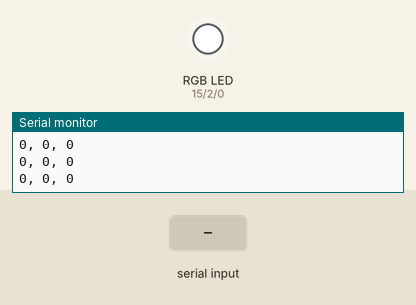
This sketch was run on a simulated ESP32. On the bench: an RGB LED mixed from three pins (HIGH = lit), the last lines printed to the serial monitor. The inputs (shaded band) are chosen by the test bench. Nothing arrives over Bluetooth unless stated.

Above: at 1.2 s.
1.3 s: "a" received over the second serial link
At 3.5 s:
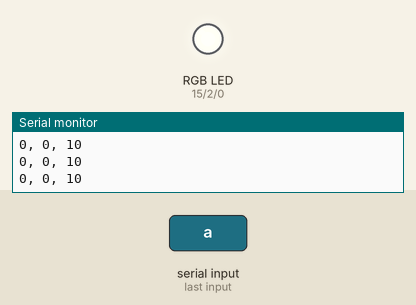
3.8 s: "90,45\n" received over the second serial link
At 5.7 s:
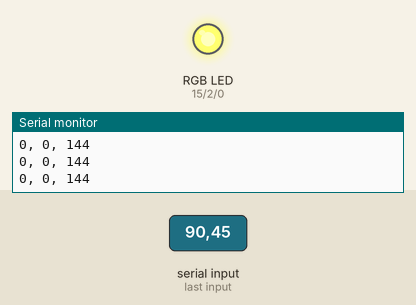
6.3 s: "200\n" received over the second serial link
At 7.9 s:
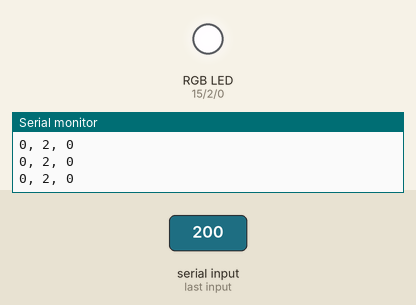
8.8 s: "90\n" received over the second serial link
At 10.1 s:
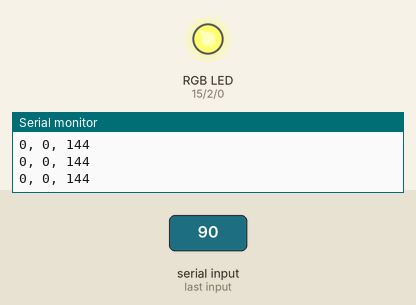
Timing chart, 0 to 11.8 s (numbered marks = the images above; inputs shaded):
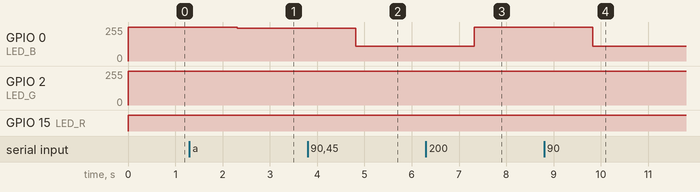

Measured:
- after the input at 1.3 s, GPIO 0 (LED_B): 255/255 → 245/255 after 1.0 s
- after the input at 3.8 s, GPIO 0 (LED_B): 245/255 → 111/255 after 1.0 s
- after the input at 6.3 s, GPIO 0 (LED_B): 111/255 → 255/255 after 1.0 s; GPIO 2 (LED_G): 255/255 → 253/255 after 1.0 s
- after the input at 8.8 s, GPIO 0 (LED_B): 255/255 → 111/255 after 1.0 s; GPIO 2 (LED_G): 253/255 → 255/255 after 1.0 s

The sketch:

BT.ino
```cpp
#include <BluetoothSerial.h>

#define LED_R 15
#define LED_G 2
#define LED_B 0

uint8_t red;
uint8_t green;
uint8_t blue;

BluetoothSerial SerialBT;
String received;

void hexToRGB(String hex, uint8_t& red, uint8_t& green, uint8_t& blue) {
  // Code from "Deneyap_RenkDonusturme.h" library,

  long number;
  if (hex[0] == '#') number = strtol(&hex[1], nullptr, 16);
  else number = strtol(&hex[0], nullptr, 16);
  red = number >> 16;
  green = number >> 8 & 0xFF;
  blue = number & 0xFF;
}

void lightRGB(uint8_t& red, uint8_t& green, uint8_t& blue, String com = "a") {
  uint8_t redIn = red;
  uint8_t greenIn = green;
  uint8_t blueIn = blue;
  if (com == "a") {
    redIn = 255 - red;
    greenIn = 255 - green;
    blueIn = 255 - blue;
  }
  if (received) {
    analogWrite(LED_R, redIn);
    analogWrite(LED_G, greenIn);
    analogWrite(LED_B, blueIn);
    Serial.print(red); Serial.print(", ");
    Serial.print(green); Serial.print(", ");
    Serial.println(blue);
  }
}

void setup() {
  Serial.begin(115200);
  SerialBT.begin();
  Serial.println("Bluetooth Active");
}

void loop() {
  if (SerialBT.available()) {
    received = SerialBT.readString();
    Serial.println(received);
  }
  hexToRGB(received, red, green, blue);
  lightRGB(red, green, blue, "a");
  delay(50);
}
```
